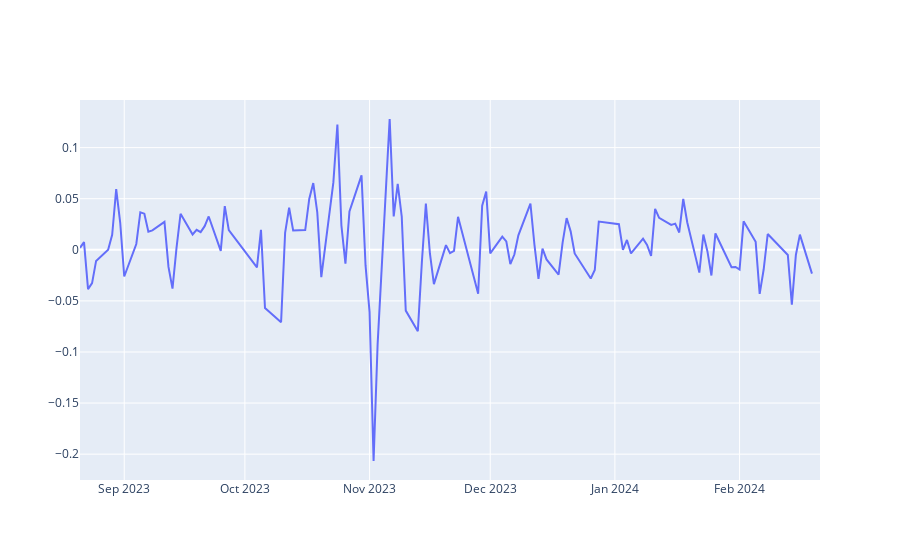

Source (notebook cell):
### Code cell
import plotly.graph_objects as go
from plotly.subplots import make_subplots

fig = go.Figure()
fig.add_trace(
    go.Scatter(
        x=df['일자'], y=df['pct'], mode='lines', name='주가 5일간 수익률'
    )
)

fig.show()
